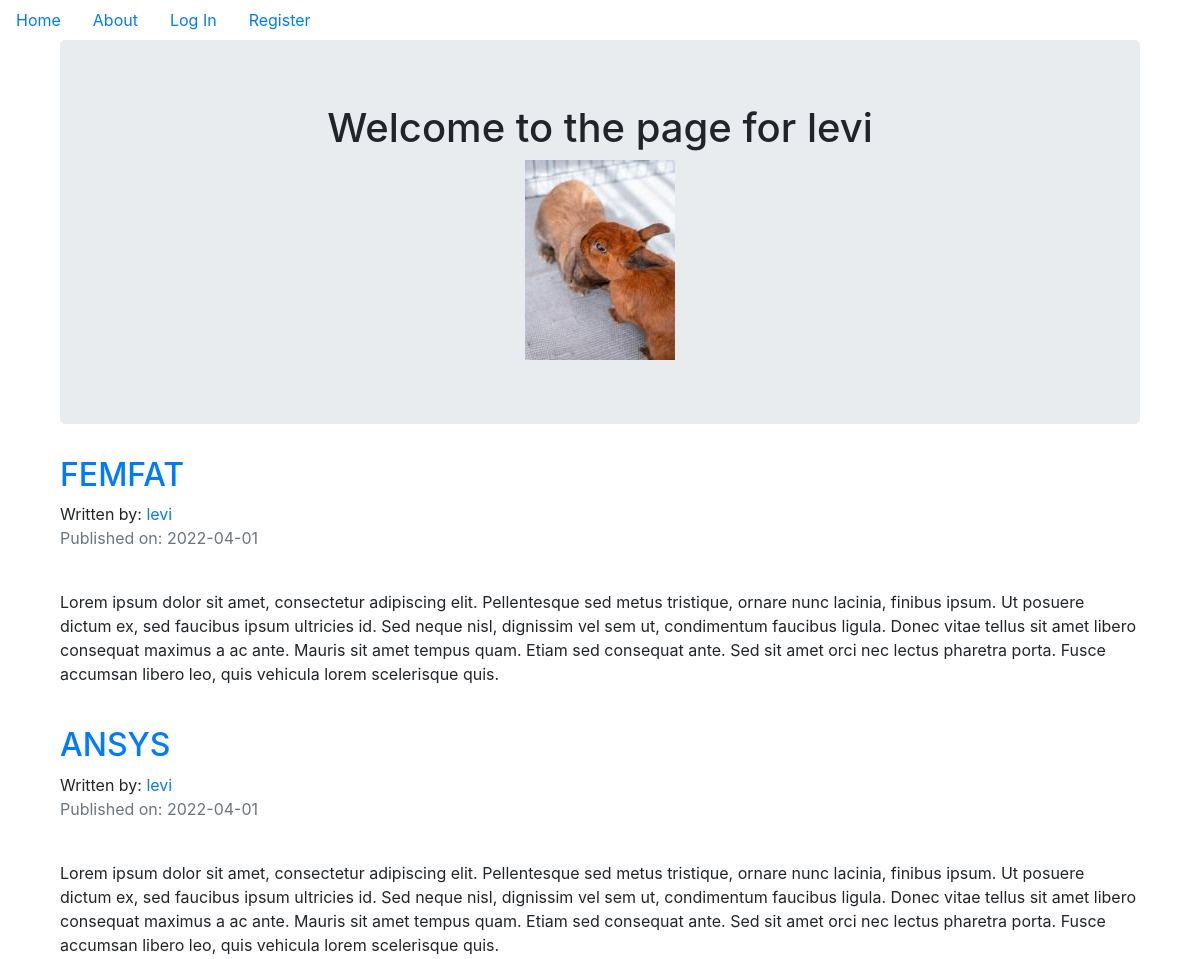
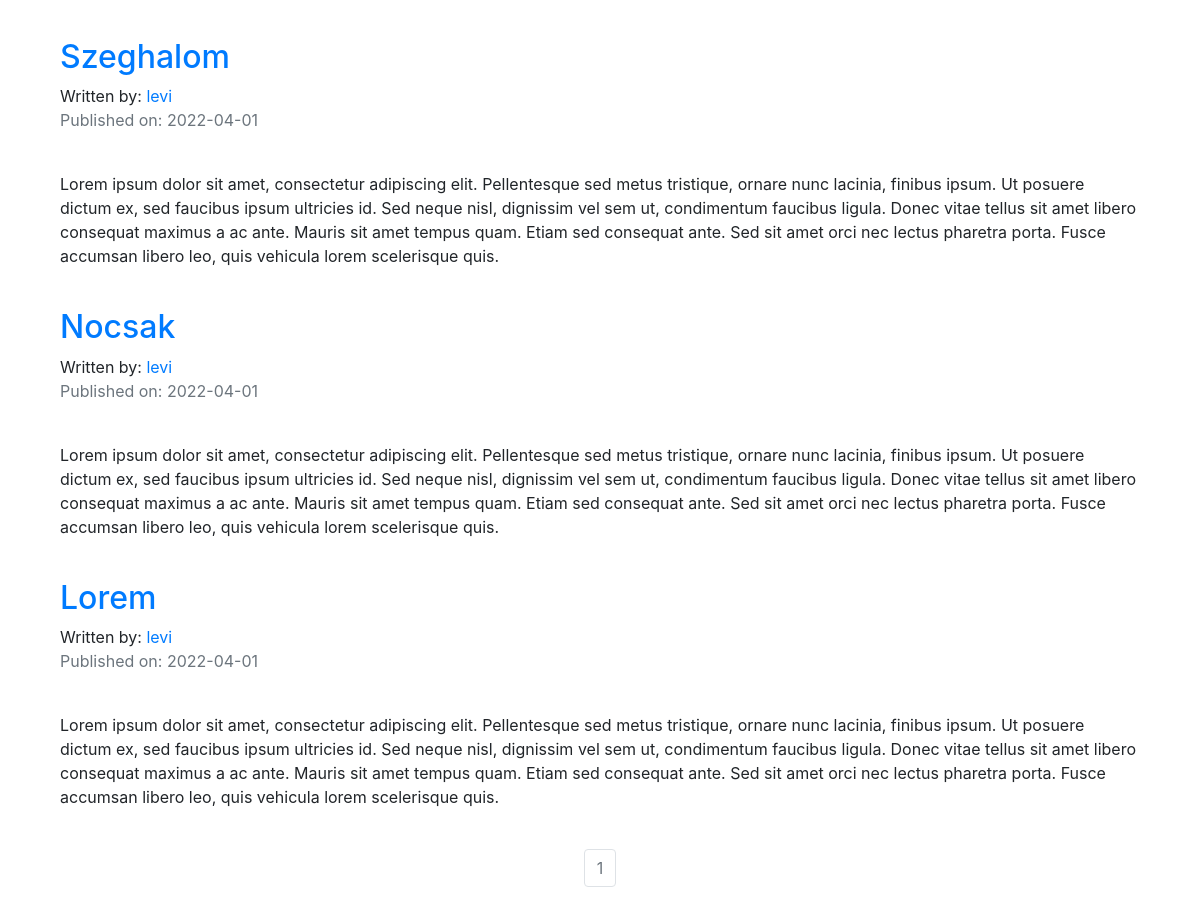
Page /levi on the committed database (2 pictures, top to bottom).
### companyblog/models.py (models this page shows, shortened)
class User(db.Model, UserMixin):
    __tablename__ = 'users'
    id = db.Column(db.Integer, primary_key=True)
    profile_image = db.Column(db.String(64), nullable=False, default='default_profile.png')
    email = db.Column(db.String(64), unique=True, index=True)
    username = db.Column(db.String(64), unique=True, index=True)
    password_hash = db.Column(db.String(128))
    posts = db.relationship('BlogPost', backref='author',lazy=True)

class BlogPost(db.Model):
    __tablename__ = 'blogposts'
    id = db.Column(db.Integer, primary_key=True)
    user_id = db.Column(db.Integer, db.ForeignKey('users.id'), nullable=False)
    date = db.Column(db.DateTime, nullable=False, default=datetime.utcnow)
    title = db.Column(db.String(140), nullable=False)
    text = db.Column(db.Text, nullable=False)

### companyblog/users/views.py (the view)
@users.route('/<username>')
def user_posts(username):
    page = request.args.get('page',1,type=int)
    user = User.query.filter_by(username=username).first_or_404()
    blog_posts = BlogPost.query.filter_by(author=user).order_by(BlogPost.date.desc()).paginate(page=page,per_page=5)
    return render_template('user_blog_posts.html', blog_posts=blog_posts, user=user)

### companyblog/templates/user_blog_posts.html
{% extends "base.html" %}
{% block content %}
<div class="container">
    <div class="jumbotron">
        <div align="center">
            <h1>Welcome to the page for {{user.username}}</h1>
            <img src="{{url_for('static', filename='profile_pics/'+user.profile_image)}}">
        </div>
    </div>
    {% for post in blog_posts.items %}
    <h2><a href="{{url_for('blog_posts.blog_post', blog_post_id=post.id)}}">{{post.title}}</a></h2>
    Written by: <a href="{{url_for('users.user_posts', username=post.author.username)}}">{{post.author.username}}</a>
    <p class="text-muted">Published on: {{post.date.strftime("%Y-%m-%d")}}</p>
    <br>
    <p>{{post.text}}</p>
    <br>
    {% endfor %}
</div>
<nav aria-label="Page navigation example">
    <ul class="pagination justify-content-center">
        {% for page_num in blog_posts.iter_pages() %}
        {% if blog_posts.page == page_num %}
        <li class="page-item disabled">
            <a class="page-link"
                href="{{url_for('users.user_posts', username=user.username, page=page_num)}}">{{page_num}}</a>
        </li>
        {% else %}
        <li class="page-item">
            <a class="page-link"
                href="{{url_for('users.user_posts', username=user.username, page=page_num)}}">{{page_num}}</a>
        </li>
        {% endif %}
        {% endfor %}
    </ul>
</nav>
{% endblock %}

### rows in the picture
User: username "levi", profile_image (picture)
BlogPost: title "FEMFAT", author.username "levi", date "2022-04-01", text "Lorem ipsum dolor sit amet, consectetur adipiscing elit. Pellentesque sed metus tristique, ornare nunc lacinia, finibus ipsum. Ut posuere dictum ex, sed faucibus ipsum ultricies id. Sed neque nisl, dignissim vel sem ut, condimentum faucibus ligula. Donec vitae tellus sit amet libero consequat maximus a ac ante. Mauris sit amet tempus quam. Etiam sed consequat ante. Sed sit amet orci nec lectus pharetra porta. Fusce accumsan libero leo, quis vehicula lorem scelerisque quis."
BlogPost: title "ANSYS", author.username "levi", date "2022-04-01", text "Lorem ipsum dolor sit amet, consectetur adipiscing elit. Pellentesque sed metus tristique, ornare nunc lacinia, finibus ipsum. Ut posuere dictum ex, sed faucibus ipsum ultricies id. Sed neque nisl, dignissim vel sem ut, condimentum faucibus ligula. Donec vitae tellus sit amet libero consequat maximus a ac ante. Mauris sit amet tempus quam. Etiam sed consequat ante. Sed sit amet orci nec lectus pharetra porta. Fusce accumsan libero leo, quis vehicula lorem scelerisque quis."
BlogPost: title "Szeghalom", author.username "levi", date "2022-04-01", text "Lorem ipsum dolor sit amet, consectetur adipiscing elit. Pellentesque sed metus tristique, ornare nunc lacinia, finibus ipsum. Ut posuere dictum ex, sed faucibus ipsum ultricies id. Sed neque nisl, dignissim vel sem ut, condimentum faucibus ligula. Donec vitae tellus sit amet libero consequat maximus a ac ante. Mauris sit amet tempus quam. Etiam sed consequat ante. Sed sit amet orci nec lectus pharetra porta. Fusce accumsan libero leo, quis vehicula lorem scelerisque quis."
BlogPost: title "Nocsak", author.username "levi", date "2022-04-01", text "Lorem ipsum dolor sit amet, consectetur adipiscing elit. Pellentesque sed metus tristique, ornare nunc lacinia, finibus ipsum. Ut posuere dictum ex, sed faucibus ipsum ultricies id. Sed neque nisl, dignissim vel sem ut, condimentum faucibus ligula. Donec vitae tellus sit amet libero consequat maximus a ac ante. Mauris sit amet tempus quam. Etiam sed consequat ante. Sed sit amet orci nec lectus pharetra porta. Fusce accumsan libero leo, quis vehicula lorem scelerisque quis."
BlogPost: title "Lorem", author.username "levi", date "2022-04-01", text "Lorem ipsum dolor sit amet, consectetur adipiscing elit. Pellentesque sed metus tristique, ornare nunc lacinia, finibus ipsum. Ut posuere dictum ex, sed faucibus ipsum ultricies id. Sed neque nisl, dignissim vel sem ut, condimentum faucibus ligula. Donec vitae tellus sit amet libero consequat maximus a ac ante. Mauris sit amet tempus quam. Etiam sed consequat ante. Sed sit amet orci nec lectus pharetra porta. Fusce accumsan libero leo, quis vehicula lorem scelerisque quis."

### other values in the picture
{{ page_num }} "1"
